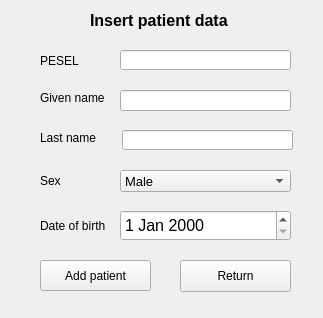
<?xml version="1.0" encoding="UTF-8"?>
<ui version="4.0">
 <class>AddPatient</class>
 <widget class="QWidget" name="AddPatient">
  <property name="geometry">
   <rect>
    <x>0</x>
    <y>0</y>
    <width>323</width>
    <height>318</height>
   </rect>
  </property>
  <property name="windowTitle">
   <string>Form</string>
  </property>
  <widget class="QPushButton" name="push_button_add_patient">
   <property name="geometry">
    <rect>
     <x>40</x>
     <y>260</y>
     <width>111</width>
     <height>31</height>
    </rect>
   </property>
   <property name="text">
    <string>Add patient</string>
   </property>
  </widget>
  <widget class="QLabel" name="label_pesel">
   <property name="geometry">
    <rect>
     <x>40</x>
     <y>50</y>
     <width>47</width>
     <height>21</height>
    </rect>
   </property>
   <property name="font">
    <font>
     <pointsize>9</pointsize>
    </font>
   </property>
   <property name="text">
    <string>PESEL</string>
   </property>
  </widget>
  <widget class="QLabel" name="label_given_name">
   <property name="geometry">
    <rect>
     <x>40</x>
     <y>90</y>
     <width>71</width>
     <height>16</height>
    </rect>
   </property>
   <property name="font">
    <font>
     <pointsize>9</pointsize>
    </font>
   </property>
   <property name="text">
    <string>Given name</string>
   </property>
  </widget>
  <widget class="QLabel" name="label_last_name">
   <property name="geometry">
    <rect>
     <x>40</x>
     <y>130</y>
     <width>61</width>
     <height>16</height>
    </rect>
   </property>
   <property name="font">
    <font>
     <pointsize>9</pointsize>
    </font>
   </property>
   <property name="text">
    <string>Last name</string>
   </property>
  </widget>
  <widget class="QLabel" name="label_sex">
   <property name="geometry">
    <rect>
     <x>40</x>
     <y>170</y>
     <width>61</width>
     <height>21</height>
    </rect>
   </property>
   <property name="font">
    <font>
     <pointsize>9</pointsize>
    </font>
   </property>
   <property name="text">
    <string>Sex</string>
   </property>
  </widget>
  <widget class="QLabel" name="label_date_of_birth">
   <property name="geometry">
    <rect>
     <x>40</x>
     <y>210</y>
     <width>71</width>
     <height>31</height>
    </rect>
   </property>
   <property name="font">
    <font>
     <pointsize>9</pointsize>
    </font>
   </property>
   <property name="text">
    <string>Date of birth</string>
   </property>
  </widget>
  <widget class="QLineEdit" name="line_edit_pesel">
   <property name="geometry">
    <rect>
     <x>120</x>
     <y>50</y>
     <width>171</width>
     <height>20</height>
    </rect>
   </property>
  </widget>
  <widget class="QLineEdit" name="line_edit_given_name">
   <property name="geometry">
    <rect>
     <x>120</x>
     <y>90</y>
     <width>171</width>
     <height>21</height>
    </rect>
   </property>
  </widget>
  <widget class="QLineEdit" name="line_edit_last_name">
   <property name="geometry">
    <rect>
     <x>122</x>
     <y>130</y>
     <width>171</width>
     <height>20</height>
    </rect>
   </property>
  </widget>
  <widget class="QComboBox" name="combo_box_sex">
   <property name="geometry">
    <rect>
     <x>120</x>
     <y>170</y>
     <width>171</width>
     <height>22</height>
    </rect>
   </property>
   <property name="font">
    <font>
     <pointsize>10</pointsize>
    </font>
   </property>
   <item>
    <property name="text">
     <string>Male</string>
    </property>
   </item>
   <item>
    <property name="text">
     <string>Female</string>
    </property>
   </item>
  </widget>
  <widget class="QDateEdit" name="date_of_birth_edit">
   <property name="geometry">
    <rect>
     <x>120</x>
     <y>210</y>
     <width>171</width>
     <height>31</height>
    </rect>
   </property>
   <property name="font">
    <font>
     <pointsize>12</pointsize>
    </font>
   </property>
  </widget>
  <widget class="QLabel" name="label_header">
   <property name="geometry">
    <rect>
     <x>90</x>
     <y>10</y>
     <width>181</width>
     <height>20</height>
    </rect>
   </property>
   <property name="font">
    <font>
     <pointsize>12</pointsize>
     <weight>75</weight>
     <bold>true</bold>
     <underline>false</underline>
    </font>
   </property>
   <property name="text">
    <string>Insert patient data</string>
   </property>
  </widget>
  <widget class="QPushButton" name="return_push_button">
   <property name="geometry">
    <rect>
     <x>180</x>
     <y>260</y>
     <width>111</width>
     <height>32</height>
    </rect>
   </property>
   <property name="text">
    <string>Return</string>
   </property>
  </widget>
 </widget>
 <resources/>
 <connections/>
</ui>
